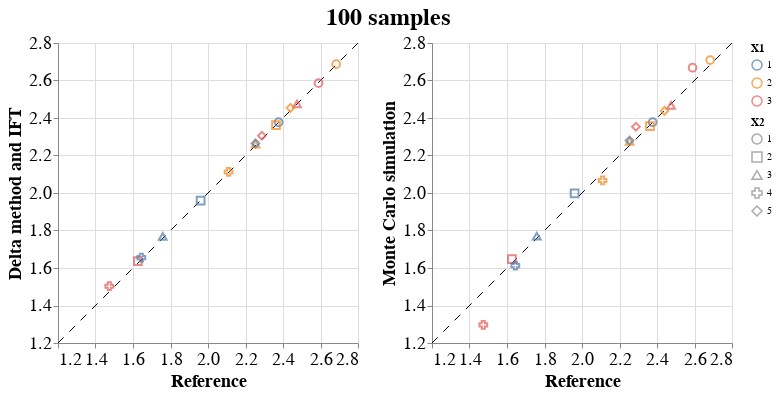

The cell this chart's notebook holds for it:
### Markdown cell above
We compare the 2.5% percentiles for both methods.

### Code cell
delta_method = pd.DataFrame({'X1': x1, \
                             'X2': x2, \
                             'delta_method': df_raked.loc[df_raked.Type=='Raked'].Value + \
                                 np.sqrt(np.diag(covariance_0)) * norm.ppf(0.025, 0, 1)})
monte_carlo = pd.DataFrame({'X1': x1, \
                          'X2': x2, \
                          'monte_carlo': np.quantile(beta, 0.025, axis=0)})
reference = pd.DataFrame({'X1': x1, \
                          'X2': x2, \
                          'reference': np.quantile(beta_ref, 0.025, axis=0)})
df = delta_method.merge(
    monte_carlo, how='inner', on=['X1', 'X2']).merge(
    reference, how='inner', on=['X1', 'X2'])

#min_x = min(df['delta_method'].min(), df['monte_carlo'].min(), df['reference'].min())
#max_x = max(df['delta_method'].max(), df['monte_carlo'].max(), df['reference'].max())
min_x = 1.2
max_x = 2.8

points_delta = alt.Chart(df).mark_point(size=60).encode(
    x=alt.X('reference:Q', scale=alt.Scale(domain=[min_x, max_x], zero=False), axis=alt.Axis(title='Reference')),
    y=alt.Y('delta_method:Q', scale=alt.Scale(domain=[min_x, max_x], zero=False), axis=alt.Axis(title='Delta method and IFT')),
    color=alt.Color('X1:N', legend=alt.Legend(title='X1')),
    shape=alt.Shape('X2:N', legend=alt.Legend(title='X2'))
)

points_samples = alt.Chart(df).mark_point(size=60).encode(
    x=alt.X('reference:Q', scale=alt.Scale(domain=[min_x, max_x], zero=False), axis=alt.Axis(title='Reference')),
    y=alt.Y('monte_carlo:Q', scale=alt.Scale(domain=[min_x, max_x], zero=False), axis=alt.Axis(title='Monte Carlo simulation')),
    color=alt.Color('X1:N', legend=alt.Legend(title='X1')),
    shape=alt.Shape('X2:N', legend=alt.Legend(title='X2'))
)

diagonal = alt.Chart().mark_rule(strokeDash=[8, 8]).encode(
    x=alt.value(0),
    x2=alt.value('width'),
    y=alt.value('height'),
    y2=alt.value(0)
)

chart_delta = (diagonal + points_delta)

chart_samples = (diagonal + points_samples)

chart = alt.hconcat(chart_delta, chart_samples).properties(
    title=str(N) + ' samples',
).configure_title(
    anchor='middle',
    fontSize=24
).configure_axis(
    labelFontSize=18,
    titleFontSize=18
)
chart

### Figure 1 — Vega-Lite specification as saved in the notebook (floating-point values rounded to 4 significant figures)
{"config": {"view": {"continuousWidth": 300, "continuousHeight": 300}, "axis": {"labelFontSize": 18, "titleFontSize": 18}, "title": {"anchor": "middle", "fontSize": 24}}, "hconcat": [{"layer": [{"data": {"name": "empty"}, "mark": {"type": "rule", "strokeDash": [8, 8]}, "encoding": {"x": {"value": 0}, "x2": {"value": "width"}, "y": {"value": "height"}, "y2": {"value": 0}}}, {"data": {"name": "data-3573cb21463e1bd79470fb7f8c68630c"}, "mark": {"type": "point", "size": 60}, "encoding": {"color": {"field": "X1", "legend": {"title": "X1"}, "type": "nominal"}, "shape": {"field": "X2", "legend": {"title": "X2"}, "type": "nominal"}, "x": {"axis": {"title": "Reference"}, "field": "reference", "scale": {"domain": [1.2, 2.8], "zero": false}, "type": "quantitative"}, "y": {"axis": {"title": "Delta method and IFT"}, "field": "delta_method", "scale": {"domain": [1.2, 2.8], "zero": false}, "type": "quantitative"}}}]}, {"layer": [{"data": {"name": "empty"}, "mark": {"type": "rule", "strokeDash": [8, 8]}, "encoding": {"x": {"value": 0}, "x2": {"value": "width"}, "y": {"value": "height"}, "y2": {"value": 0}}}, {"data": {"name": "data-3573cb21463e1bd79470fb7f8c68630c"}, "mark": {"type": "point", "size": 60}, "encoding": {"color": {"field": "X1", "legend": {"title": "X1"}, "type": "nominal"}, "shape": {"field": "X2", "legend": {"title": "X2"}, "type": "nominal"}, "x": {"axis": {"title": "Reference"}, "field": "reference", "scale": {"domain": [1.2, 2.8], "zero": false}, "type": "quantitative"}, "y": {"axis": {"title": "Monte Carlo simulation"}, "field": "monte_carlo", "scale": {"domain": [1.2, 2.8], "zero": false}, "type": "quantitative"}}}]}], "title": "100 samples", "$schema": "https://vega.github.io/schema/vega-lite/v5.20.1.json", "datasets": {"empty": [{}], "data-3573cb21463e1bd79470fb7f8c68630c": [{"X1": 1, "X2": 1, "delta_method": 2.378, "monte_carlo": 2.378, "reference": 2.377}, {"X1": 2, "X2": 1, "delta_method": 2.687, "monte_carlo": 2.709, "reference": 2.683}, {"X1": 3, "X2": 1, "delta_method": 2.586, "monte_carlo": 2.668, "reference": 2.59}, {"X1": 1, "X2": 2, "delta_method": 1.959, "monte_carlo": 1.998, "reference": 1.961}, {"X1": 2, "X2": 2, "delta_method": 2.362, "monte_carlo": 2.357, "reference": 2.363}, {"X1": 3, "X2": 2, "delta_method": 1.636, "monte_carlo": 1.648, "reference": 1.626}, {"X1": 1, "X2": 3, "delta_method": 1.769, "monte_carlo": 1.771, "reference": 1.759}, {"X1": 2, "X2": 3, "delta_method": 2.26, "monte_carlo": 2.275, "reference": 2.254}, {"X1": 3, "X2": 3, "delta_method": 2.475, "monte_carlo": 2.467, "reference": 2.475}, {"X1": 1, "X2": 4, "delta_method": 1.655, "monte_carlo": 1.613, "reference": 1.644}, {"X1": 2, "X2": 4, "delta_method": 2.112, "monte_carlo": 2.067, "reference": 2.11}, {"X1": 3, "X2": 4, "delta_method": 1.503, "monte_carlo": 1.297, "reference": 1.474}, {"X1": 1, "X2": 5, "delta_method": 2.265, "monte_carlo": 2.28, "reference": 2.254}, {"X1": 2, "X2": 5, "delta_method": 2.454, "monte_carlo": 2.438, "reference": 2.44}, {"X1": 3, "X2": 5, "delta_method": 2.306, "monte_carlo": 2.353, "reference": 2.288}]}}
